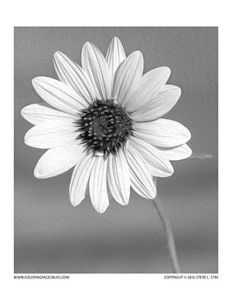
#> input picture testing/testflower.jpg, 232 x 300 px
$ python -i blackandwhite.py   (imports and definitions only)
#> lines starting #> are read from the running program, lines starting #| are printed output that depends on the picture; after the words box and inside, x2 and y2 are one past the last pixel; in counts of white or black regions, pixels touching at a corner belong together
#> further down, picture is the input picture: PIL image 232x300 L; min 0, max 255, mean 183
'''
Created on 2019 M09 30

@author: BrayamBoukhman
'''
from PIL import Image
from pip._vendor.pyparsing import downcaseTokens


#Converts image from grayscale to black and White

def convertBW(img):
    for i in range(img.width):
        for j in range(img.height):
            if img.getpixel((i,j))>140:
                img.putpixel((i,j),255)
            else:
                img.putpixel((i,j),0)
    return img

def invert(img):
    cols=img.width
#> cols = 232
    rows=img.height
#> rows = 300
    a = [[0 for i in range(cols)] for j in range(rows)]
    for i in range(img.width):
        for j in range(img.height):
            if img.getpixel((i,j)) == 255:
                a[j][i]=-1
                img.putpixel((i,j), 0)
            else:
                img.putpixel((i,j), 255)
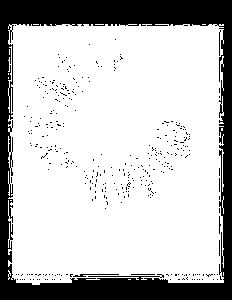
#> img: PIL image 232x300 L; 76.5% white; 351 black regions (346 under 20 px), largest, box (x1, y1, x2, y2) and area: (0, 0, 232, 300) 15640, (73, 274, 119, 277) 58, (219, 30, 221, 56) 26, (131, 274, 155, 275) 24, (219, 216, 221, 234) 20
#> after the loop, a = 300 items

    return img


def countB(img): #[y][x]
    cols=img.height
    rows=img.width
    count=0
    for i in range(cols):
        for j in range(rows):
            if img.getpixel((j,i))!=255:
                count+=1
    return count

def countMultiB(imgs):
    numberOfPixels=[]
    for i in imgs:
        i.show()
        print(countB(i))
        numberOfPixels.append(countB(i))
    return numberOfPixels

>>> from PIL import Image
>>> picture = Image.open('testing/testflower.jpg')
>>> result = invert(picture)
